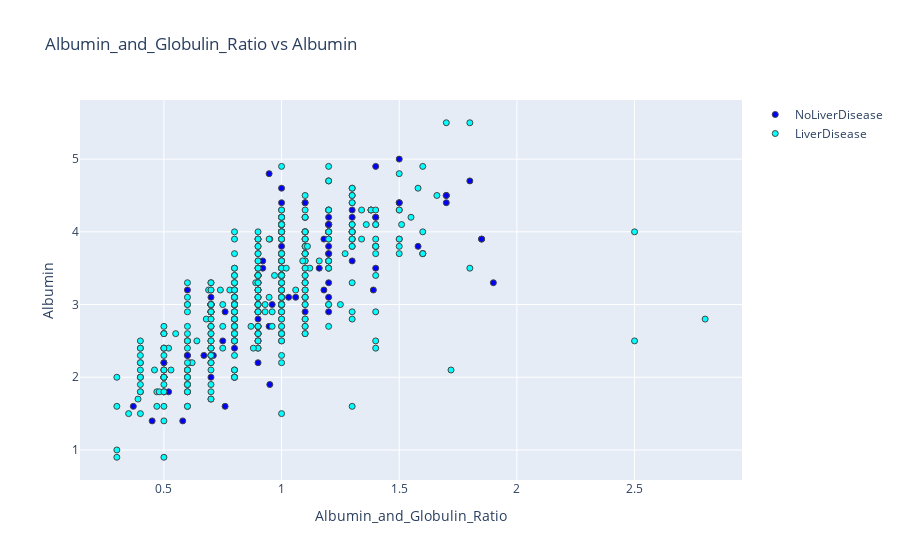

Write notebook code for a chart like this one.
### Code cell
plot_feat1_feat2('Albumin_and_Globulin_Ratio','Albumin')
plot_feat1_feat2('Total_Protiens','Albumin')
plot_feat1_feat2('Albumin_and_Globulin_Ratio','Total_Protiens')
plot_feat1_feat2('Albumin_and_Globulin_Ratio','Total_Bilirubin')
plot_feat1_feat2('Albumin_and_Globulin_Ratio','Direct_Bilirubin')
plot_feat1_feat2('Albumin','Total_Bilirubin')
plot_feat1_feat2('Albumin','Direct_Bilirubin')
plot_feat1_feat2('Total_Protiens','Total_Bilirubin')
plot_feat1_feat2('Total_Protiens','Direct_Bilirubin')

### Figure 1 — Plotly figure (JSON) as saved in the notebook; plotly's stock layout.template omitted (floating-point values rounded to 4 significant figures; data arrays with more than 128 entries replaced by an {"elided": "..."} marker saying what was removed)
{"data": [{"marker": {"color": "blue", "line": {"width": 1}}, "mode": "markers", "name": "NoLiverDisease", "type": "scatter", "x": {"elided": "167 float values"}, "y": {"elided": "167 float values"}}, {"marker": {"color": "cyan", "line": {"width": 1}}, "mode": "markers", "name": "LiverDisease", "type": "scatter", "x": {"elided": "416 float values"}, "y": {"elided": "416 float values"}}], "layout": {"title": {"text": "Albumin_and_Globulin_Ratio vs Albumin"}, "xaxis": {"title": {"text": "Albumin_and_Globulin_Ratio"}, "zeroline": false}, "yaxis": {"title": {"text": "Albumin"}, "zeroline": false}}}
